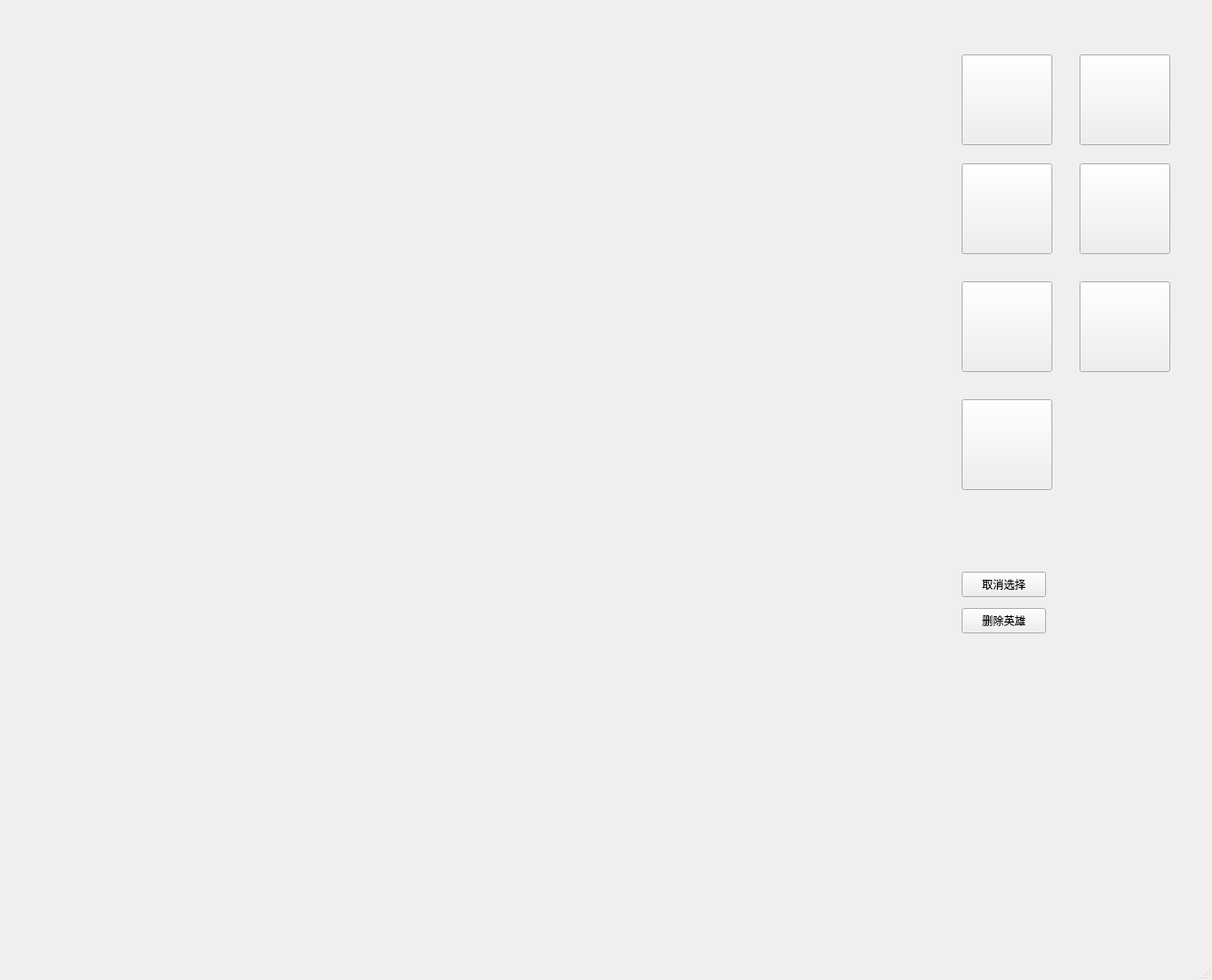
<?xml version="1.0" encoding="UTF-8"?>
<ui version="4.0">
 <class>GameWindow</class>
 <widget class="QMainWindow" name="GameWindow">
  <property name="geometry">
   <rect>
    <x>0</x>
    <y>0</y>
    <width>1336</width>
    <height>1080</height>
   </rect>
  </property>
  <property name="windowTitle">
   <string>MainWindow</string>
  </property>
  <widget class="QWidget" name="centralwidget">
   <widget class="QPushButton" name="hero1">
    <property name="geometry">
     <rect>
      <x>1060</x>
      <y>60</y>
      <width>100</width>
      <height>100</height>
     </rect>
    </property>
    <property name="styleSheet">
     <string notr="true">background-image: url(:/assets/heros/one_r0.png);</string>
    </property>
    <property name="text">
     <string/>
    </property>
   </widget>
   <widget class="QPushButton" name="hero2">
    <property name="geometry">
     <rect>
      <x>1060</x>
      <y>180</y>
      <width>100</width>
      <height>100</height>
     </rect>
    </property>
    <property name="styleSheet">
     <string notr="true">background-image: url(:/assets/heros/two_r0.png);</string>
    </property>
    <property name="text">
     <string/>
    </property>
   </widget>
   <widget class="QPushButton" name="arrowTower">
    <property name="geometry">
     <rect>
      <x>1060</x>
      <y>310</y>
      <width>100</width>
      <height>100</height>
     </rect>
    </property>
    <property name="styleSheet">
     <string notr="true">image: url(:/assets/towers/MG3.png);</string>
    </property>
    <property name="text">
     <string/>
    </property>
   </widget>
   <widget class="QPushButton" name="missileTower">
    <property name="geometry">
     <rect>
      <x>1060</x>
      <y>440</y>
      <width>100</width>
      <height>100</height>
     </rect>
    </property>
    <property name="styleSheet">
     <string notr="true">image: url(:/assets/towers/Missile_Launcher3.png);</string>
    </property>
    <property name="text">
     <string/>
    </property>
   </widget>
   <widget class="QLabel" name="label">
    <property name="geometry">
     <rect>
      <x>1030</x>
      <y>560</y>
      <width>171</width>
      <height>51</height>
     </rect>
    </property>
    <property name="text">
     <string/>
    </property>
   </widget>
   <widget class="QPushButton" name="undoSelectBtn">
    <property name="geometry">
     <rect>
      <x>1060</x>
      <y>630</y>
      <width>93</width>
      <height>28</height>
     </rect>
    </property>
    <property name="text">
     <string>取消选择</string>
    </property>
   </widget>
   <widget class="QLabel" name="resourceLabel">
    <property name="geometry">
     <rect>
      <x>1060</x>
      <y>10</y>
      <width>121</width>
      <height>41</height>
     </rect>
    </property>
    <property name="text">
     <string/>
    </property>
   </widget>
   <widget class="QPushButton" name="deleteHeroBtn">
    <property name="geometry">
     <rect>
      <x>1060</x>
      <y>670</y>
      <width>93</width>
      <height>28</height>
     </rect>
    </property>
    <property name="text">
     <string>删除英雄</string>
    </property>
   </widget>
   <widget class="QPushButton" name="wallnut">
    <property name="geometry">
     <rect>
      <x>1190</x>
      <y>60</y>
      <width>100</width>
      <height>100</height>
     </rect>
    </property>
    <property name="styleSheet">
     <string notr="true">image: url(:/assets/heros/WallNut_0.png);</string>
    </property>
    <property name="text">
     <string/>
    </property>
   </widget>
   <widget class="QPushButton" name="spikeweed">
    <property name="geometry">
     <rect>
      <x>1190</x>
      <y>180</y>
      <width>100</width>
      <height>100</height>
     </rect>
    </property>
    <property name="styleSheet">
     <string notr="true">image: url(:/assets/heros/Spikeweed_1.png)</string>
    </property>
    <property name="text">
     <string/>
    </property>
   </widget>
   <widget class="QPushButton" name="guardTower">
    <property name="geometry">
     <rect>
      <x>1190</x>
      <y>310</y>
      <width>100</width>
      <height>100</height>
     </rect>
    </property>
    <property name="styleSheet">
     <string notr="true">image: url(:/assets/towers/GuardTower.png);</string>
    </property>
    <property name="text">
     <string/>
    </property>
   </widget>
  </widget>
  <widget class="QMenuBar" name="menubar">
   <property name="geometry">
    <rect>
     <x>0</x>
     <y>0</y>
     <width>1336</width>
     <height>26</height>
    </rect>
   </property>
  </widget>
  <widget class="QStatusBar" name="statusbar"/>
 </widget>
 <resources/>
 <connections/>
</ui>
